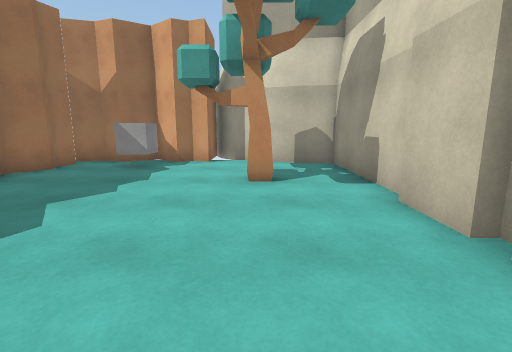
view 1 (above)

12 first-person views from a walk through a 3-D level made in the Unity game engine. The camera is 1.3 m above the floor, tilts 10° down and sees 85° across. The floor is counted in squares, 1 m on a side. Each view is taken from the middle of a square. On the plan, view 1 faces up. The plan holds only what a view shows up to about 13 squares ahead; the rest is blank. The place goes on beyond the plan. The player is left out. Surface patterns are stand-ins for the level's own textures.

view 2
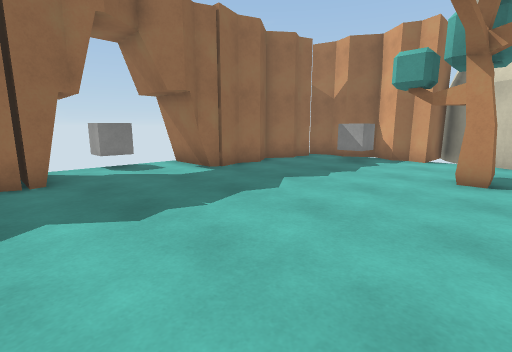

view 3
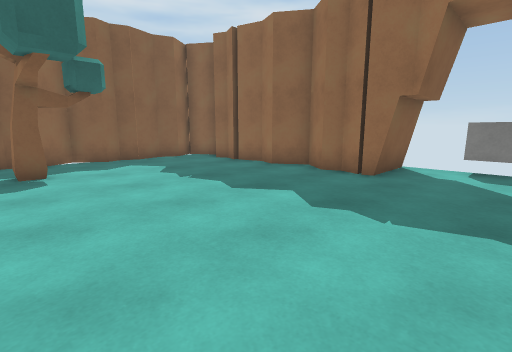

view 4
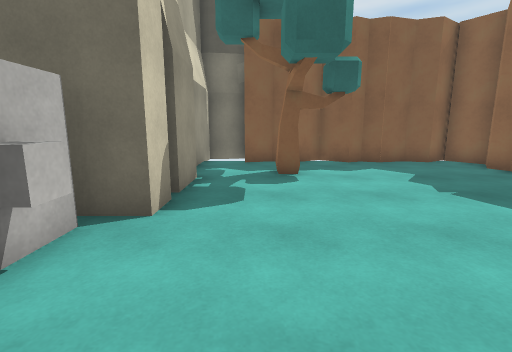

view 5
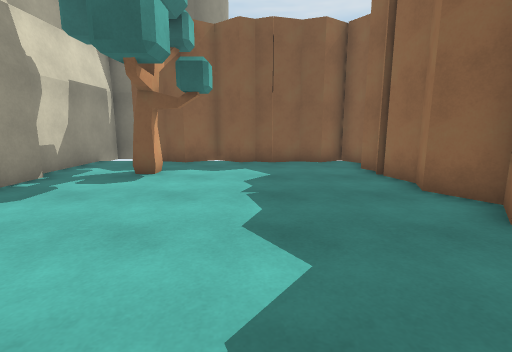

view 6
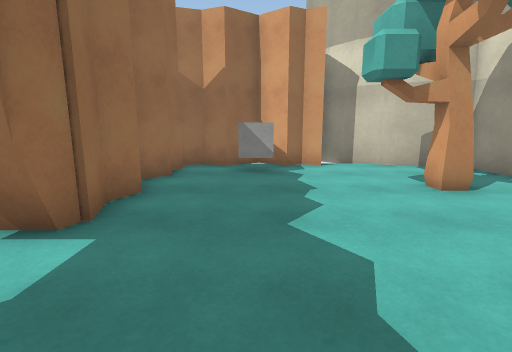

view 7
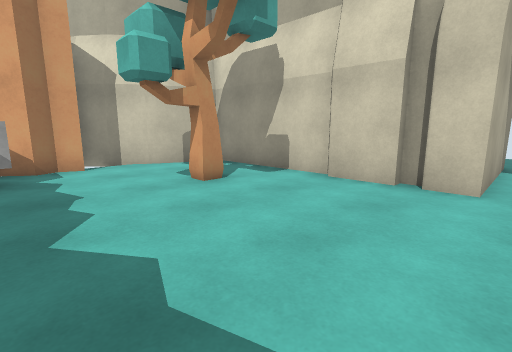

view 8
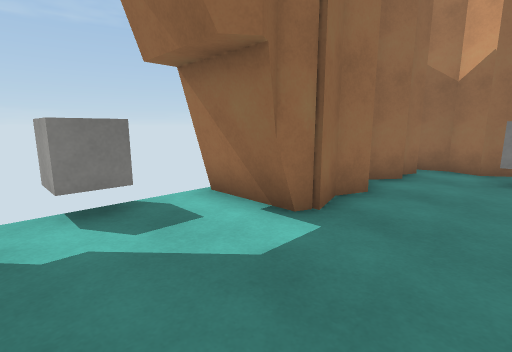

view 9
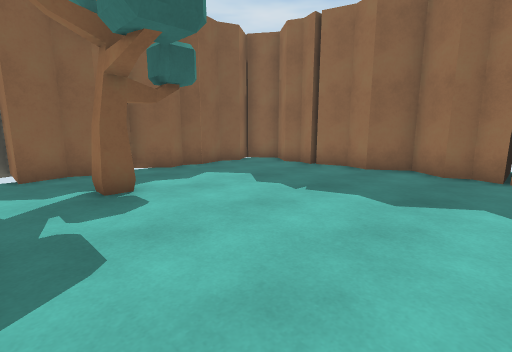

view 10
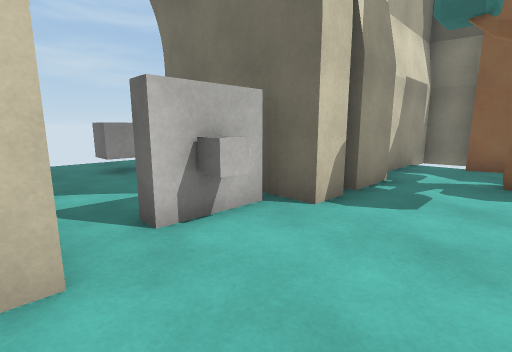

view 11
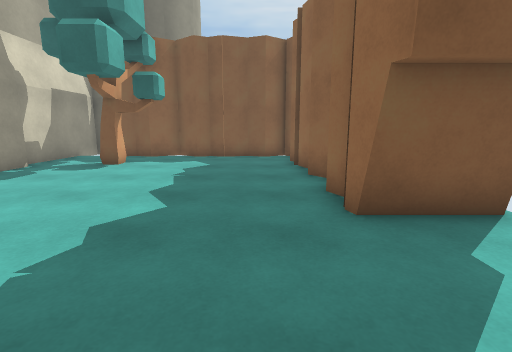

view 12
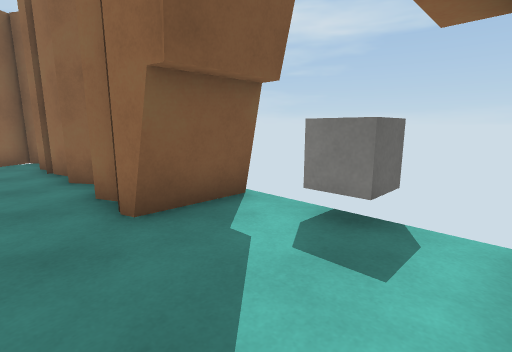

### Floor plan
Key: @ floor where view 1 was taken; # wall or solid block; . floor; v drop or lower ground; R rock; C cube; T tree.
Columns run from 9 left of view 1 to 11 right of it. Each row starts with its distance up from view 1.
 13        ##
 12        R##
 11   RRRRRR.##
 10    R.C....###
  9   RR.C......#
  8   R.........#
  7   RR.....T..#
  6   R.........#
  5   RR........#
  4 RRR.........#
  3 C...........#
  2 C...........#####..
  1 v..................
  0 RRR......@..##.......
 -1   R.........##  ..C..
 -2   R.........##     ..
 -3   R.........#
 -4   R.........#
 -5   R.........#
 -6   RR.....T..#
 -7   R.........#
 -8   R.RR.R.RR.#
 -9   RRRRRRRRRv#
-10           Rv#
-11           ###

Positions as (right, up) in squares from view 1, and headings:
1: (0, 0), facing up
2: (1, -1), facing up-left
3: (1, 3), facing down-left
4: (1, 2), facing down
5: (-3, 2), facing down
6: (-4, 1), facing up
7: (-4, 1), facing up-right
8: (-4, 1), facing up-left
9: (2, 0), facing down-left
10: (0, 2), facing down-right
11: (-5, 4), facing down
12: (-5, 4), facing down-left
